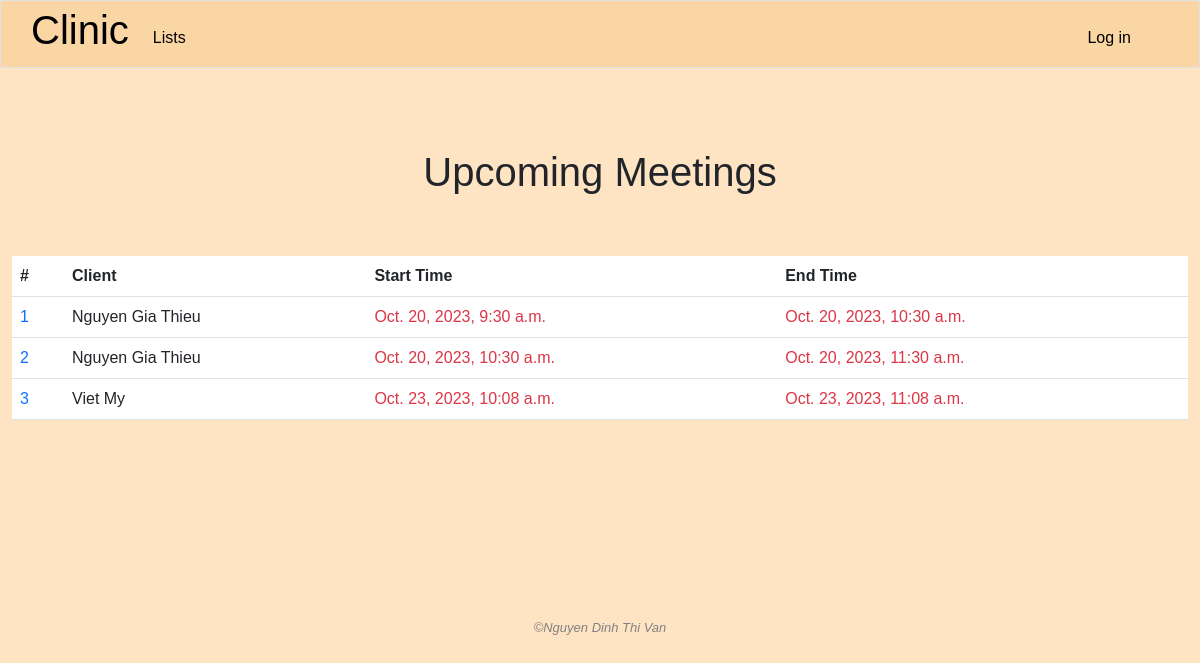
/upcoming_meetings, run on an earlier commit of the app's database.
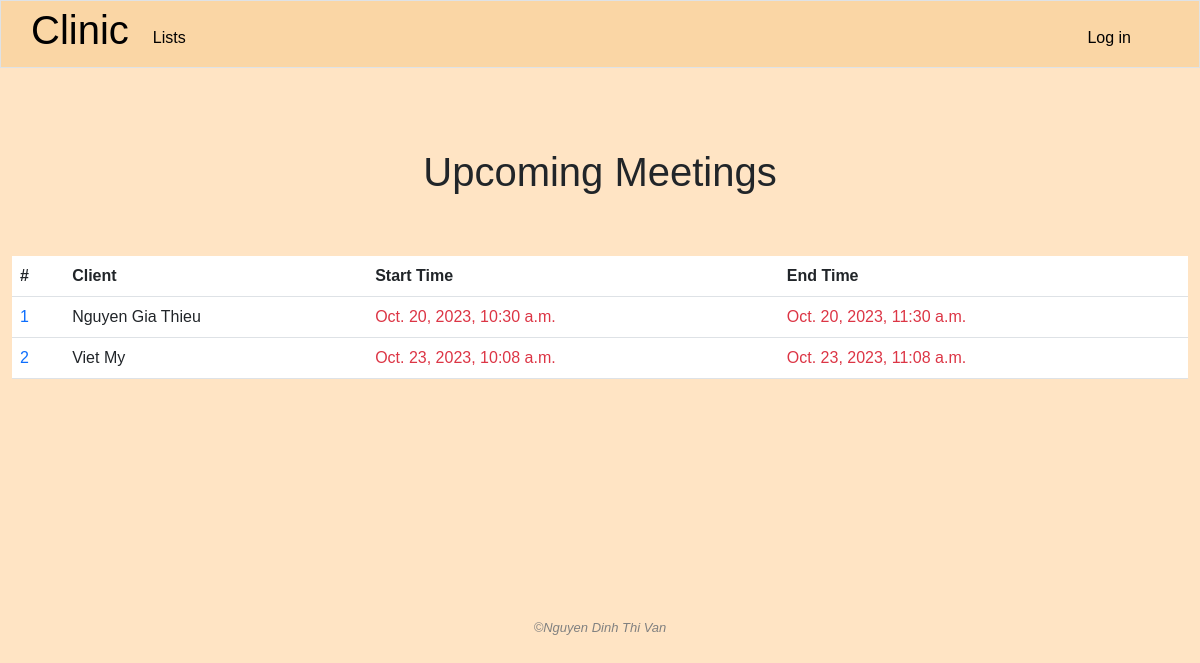
And on a later commit of the database.
### clinic/models.py (models this page shows, shortened)
class MeetUp(models.Model):
    start_time = models.DateTimeField(blank=True, null=True)
    end_time = models.DateTimeField(blank=True, null=True)
    client = models.ForeignKey(Company, on_delete=models.CASCADE, related_name='meetings')
    created = models.DateTimeField(auto_now_add=True)
    end_or_not = models.BooleanField(default=False)

class Company(models.Model):
    name = models.CharField(max_length=255)
    industry = models.CharField(max_length=255)
    address = models.TextField()
    representative = models.ForeignKey('People', on_delete=models.SET_NULL, blank=True, null=True, related_name="companies")
    male_headcount = models.IntegerField()
    female_headcount = models.IntegerField()
    created_by = models.ForeignKey(User, on_delete=models.SET_NULL, blank=True, null=True, related_name="add_companies")
    modified_by = models.ForeignKey(User, on_delete=models.SET_NULL, blank=True, null=True, related_name="modified_companies")

### clinic/views.py (the view)
# urls.py: path('upcoming_meetings', views.upcoming_meetings, name="upcoming_meetings"),
def upcoming_meetings(request):
    now = datetime.now()
    meetings = MeetUp.objects.filter(start_time__gt = now).order_by("start_time")
    today = date.today()
    for meeting in meetings:
        if days_between(str(today), str(meeting.start_time.date())) <= 3:
            meeting.in_within_3_days = True
        else:
            meeting.in_within_3_days = False
    return render(request, "clinic/upcoming_meetings.html", {
        "meetings": meetings
    })

### clinic/helpers.py (called while the page is built)
def days_between(d1, d2):
    d1 = datetime.strptime(d1, '%Y-%m-%d')
    d2 = datetime.strptime(d2, '%Y-%m-%d')
    return (d2 - d1).days

### clinic/templates/clinic/upcoming_meetings.html (shortened to what this page needs)
{% extends "clinic/layout.html" %}
{% load static %}
{% block main %}
    <h1 class="text-center page-title">Upcoming Meetings</h1>
    <div class="container-fluid">
        <table class="table table-hover">
            <thead>
                <tr>
                    <th>#</th>
                    <th>Client</th>
                    <th>Start Time</th>
                    <th>End Time</th>
                </tr>
            </thead>
            <tbody>
                {% for meeting in meetings %}
                    <tr>
                        <td><a class="no-underline" href="{% url 'meeting_agenda' meeting_id=meeting.id %}">{{ forloop.counter }}</a></td>
                        <td>{{ meeting.client.name }}</td>
                        <td class="{% if meeting.in_within_3_days %} text-danger {% endif %}">{{ meeting.start_time }}</td>
                        <td class="{% if meeting.in_within_3_days %} text-danger {% endif %}">{{ meeting.end_time }}</td>
                    </tr>
                {% endfor %}
            </tbody>
        </table>
    </div>
{% endblock %}

What changed in the data, as far as the page shows it:
removed MeetUp: client.name "Nguyen Gia Thieu", start_time "Oct. 20, 2023, 9:30 a.m.", end_time "Oct. 20, 2023, 10:30 a.m."
